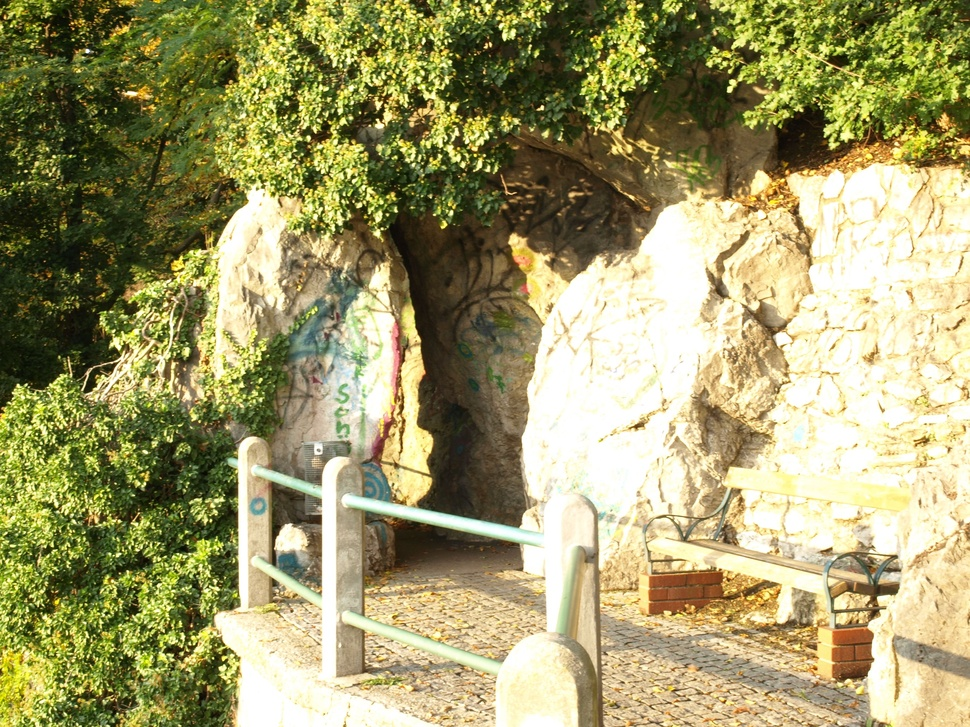
%> input picture 数字图像处理实验学长1资料/XJTU-Digital-Imagings-Process-Project-and-Experiments-main/Main Codes/homework2/Image A.jpg, 970 x 727 px, shrunk from 3648 x 2736 before the run
$ octave Untitled.m   (GNU Octave 9; MATLAB toolbox functions it lacks are replaced by stand-ins)
%> lines starting %> are read from the running program, lines starting %| are printed output that depends on the picture
clc
clear
% 通过Harris角点检测算法来实现两张图像的配准。
%
% 1. 初始化
%
% 2. 读取图像：使用`imread`函数读取两张图像文件，分别命名为`ImageA`和`ImageB`。
%
% 3. 灰度转换：将读取的彩色图像转换为灰度图像，以便进行角点检测。
%
% 4. 图像预处理：对灰度图像的像素值进行取反操作，这样做可以增强图像的对比度，使得角点更加明显，便于检测。
%
% 5. 角点检测：使用`detectHarrisFeatures`函数检测两张灰度图像上的角点。这个函数会返回一个包含角点位置和度量信息的角点对象。
%
% 6. 角点选择：通过`selectStrongest`函数从检测到的角点中选择最强的50个角点。
%
% 7. 显示角点：在两个图形窗口中分别显示两张灰度图像，并在图像上标出选定的角点。
%
% 8. 特征提取：使用`extractFeatures`函数从两张图像中提取选定角点的特征向量。
%
% 9. 特征匹配：使用`matchFeatures`函数匹配两组特征向量，找出相似的特征对。
%
% 10. 选择匹配对：从匹配结果中选择前7个最强的匹配对，这些匹配对将用于计算图像之间的仿射变换矩阵。
%
% 11. 显示匹配结果：使用`showMatchedFeatures`函数显示两张图像的拼接，并用线段连接匹配的角点，以可视化配准情况。
%
% 12. 计算仿射变换矩阵：将匹配的角点位置转换为双精度浮点数，然后使用`cp2tform`函数根据这些点计算从`ImageB`到`ImageA`的仿射变换矩阵。
%
% 13. 图像变换：使用`imtransform`函数根据计算得到的仿射变换矩阵，将`ImageB`进行变换，得到配准后的图像`B_out`。
%
% 14. 显示变换后的图像：在新的图形窗口中显示参考图像`ImageA`和变换后的图像`B_out`。
%
% 15. 检验变换准确性：输出变换对象中的仿射变换矩阵`tform.tdata.T`，用于检验变换的准确性。


% 读取两张图像
ImageA=imread('Image A.jpg');
%> ImageA is the input picture: size 727x970x3 uint8; mean R, G, B 159.4, 154.6, 106.2
ImageB=imread('Image B.jpg');
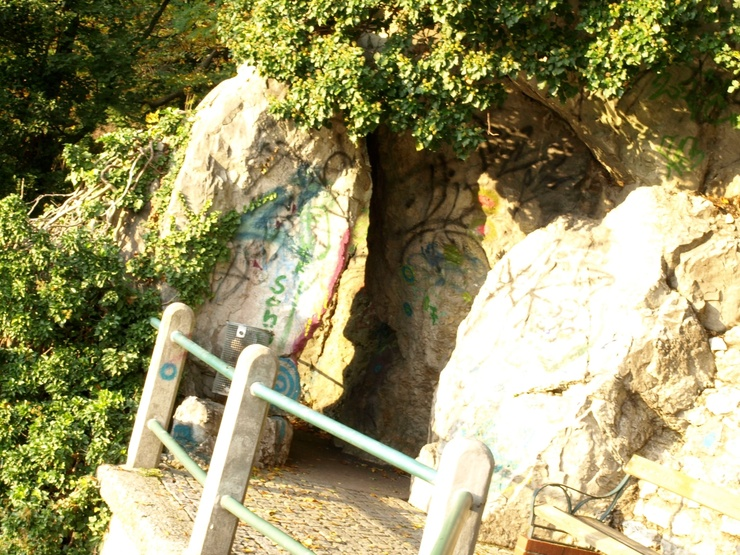
%> input picture 数字图像处理实验学长1资料/XJTU-Digital-Imagings-Process-Project-and-Experiments-main/Main Codes/homework2/Image B.jpg, 740 x 555 px, shrunk from 2785 x 2089 before the run
%> ImageB is the input picture: size 555x740x3 uint8; mean R, G, B 151.3, 145.9, 102.9

% 将两张图像转换为灰度图像
A_gray=rgb2gray(ImageA);
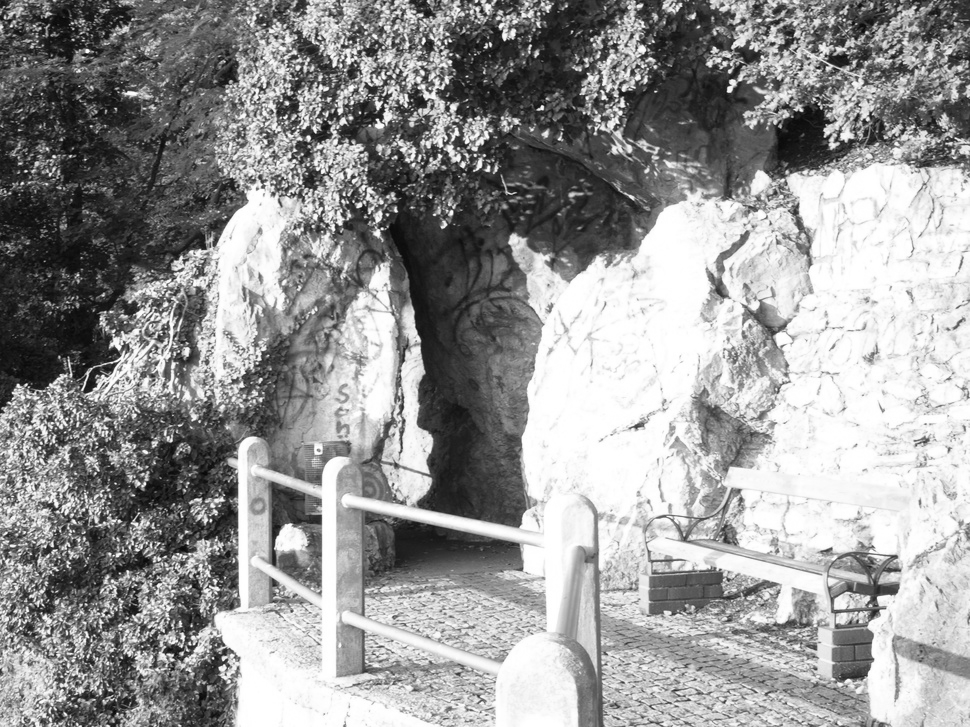
%> A_gray: size 727x970 uint8; min 5, max 255, mean 150.5
B_gray=rgb2gray(ImageB);

% 将两张灰度图像的像素值取反，即黑白颠倒，
% 这样可以增强图像的对比度，便于检测角点
A_gray=255-A_gray;
B_gray=255-B_gray;
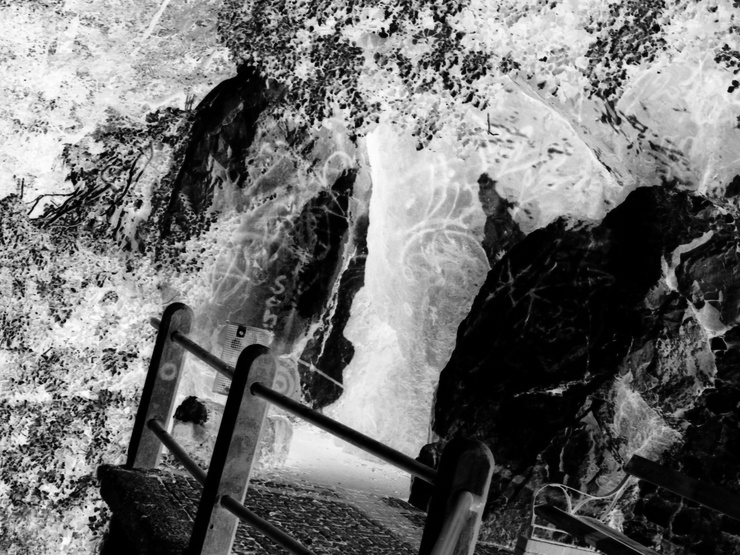
%> B_gray: size 555x740 uint8; min 0, max 254, mean 112.4

%运用Harris角点检测算法，找到两张图上的角点
%返回一个角点对象，包含角点的位置和度量
A_points=detectHarrisFeatures(A_gray);
%> A_points = 6176 points; strongest (x, y): (378, 120), (543, 107), (382, 230), (505, 41), (361, 113)
B_points=detectHarrisFeatures(B_gray);
%> B_points = 2990 points; strongest (x, y): (546, 58), (383, 29), (478, 91), (32, 351), (87, 508)

% 从角点对象中选择最强的50个角点，返回一个新的角点对象
A_points=selectStrongest(A_points,50);
%> A_points = 50 points; strongest (x, y): (378, 120), (543, 107), (382, 230), (505, 41), (361, 113)
B_points=selectStrongest(B_points,50);
%> B_points = 50 points; strongest (x, y): (546, 58), (383, 29), (478, 91), (32, 351), (87, 508)

% 在第一个图形窗口中显示A_gray图像,并在图像上显示50个角点
figure;
imshow(A_gray);
title('ImageA上的50个角点');
hold on;
plot(A_points);
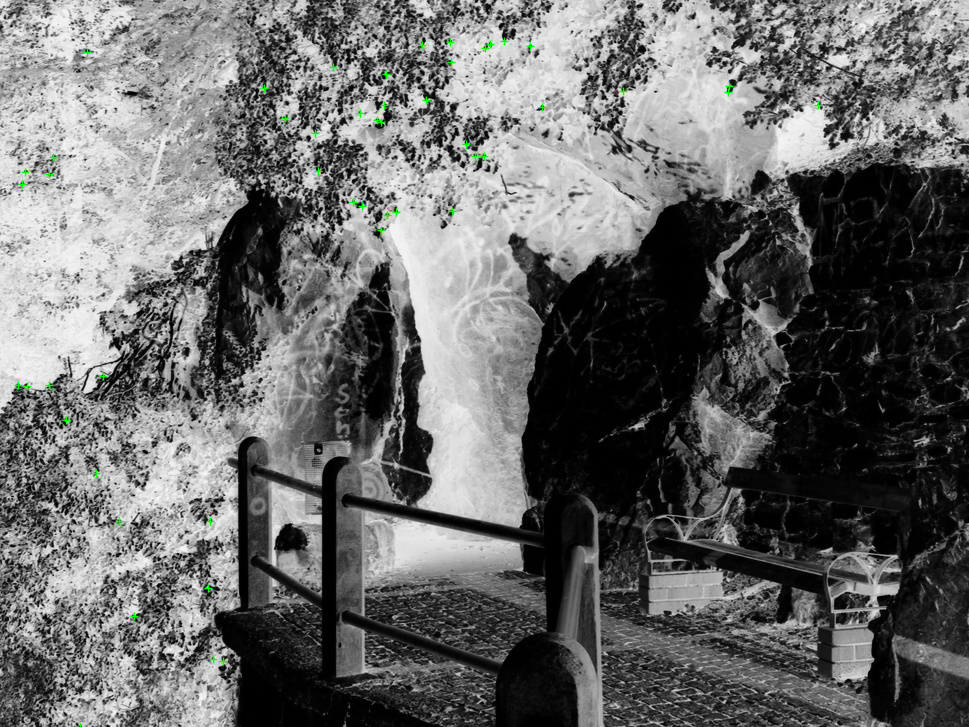
%> figure redrawn from the program's plot data; its title reads 'ImageA上的50个角点'

% 在第二个图形窗口中显示B_gray图像，并在图像上显示50个角点
figure;
imshow(B_gray);
title('ImageB上的50个角点');
hold on;
plot(B_points);
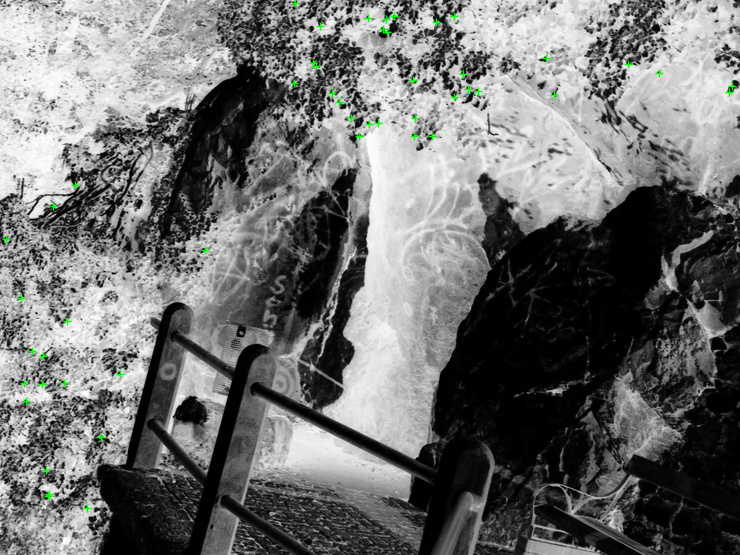
%> figure redrawn from the program's plot data; its title reads 'ImageB上的50个角点'

% 将两张图上的特征节点配准，只需要7个最强的点
% 从两张图像中提取角点的特征向量，返回一个特征向量矩阵和一个位置矩阵
[f1,arixA_matrix]=extractFeatures(A_gray,A_points);
%> arixA_matrix = 35 points; strongest (x, y): (378, 120), (543, 107), (382, 230), (361, 113), (819, 105)
[f2,arixB_matrix]=extractFeatures(B_gray,B_points);
%> arixB_matrix = 26 points; strongest (x, y): (478, 91), (120, 374), (101, 437), (378, 123), (359, 136)

% 将两个特征向量矩阵进行匹配，
% 返回一个匹配对矩阵，每一行表示一对匹配的角点的索引
pairs=matchFeatures(f1,f2);
%> pairs = [3 5; 7 2; 8 7; 10 1; 12 13; 14 4; 20 8; 24 11; 27 12; 30 14; 35 19]

% 从匹配对矩阵中选择前7个匹配对，分别获取它们在A和B图像中的位置矩阵
matchedPointsA=arixA_matrix(pairs(1:7,1));
%> matchedPointsA = 7 points; (x, y): (382, 230), (211, 521), (467, 144), (485, 156), (476, 156), (397, 212), (319, 171)
matchedPointsB=arixB_matrix(pairs(1:7,2));
%> matchedPointsB = 7 points; (x, y): (478, 91), (120, 374), (378, 123), (359, 136), (463, 74), (313, 63), (468, 89)

% 显示A和B图像的拼接，并用红色线段连接匹配的角点
figure;
showMatchedFeatures(ImageA,ImageB,matchedPointsA,matchedPointsB,'montage');
title('Harris角点检测的配准情况');
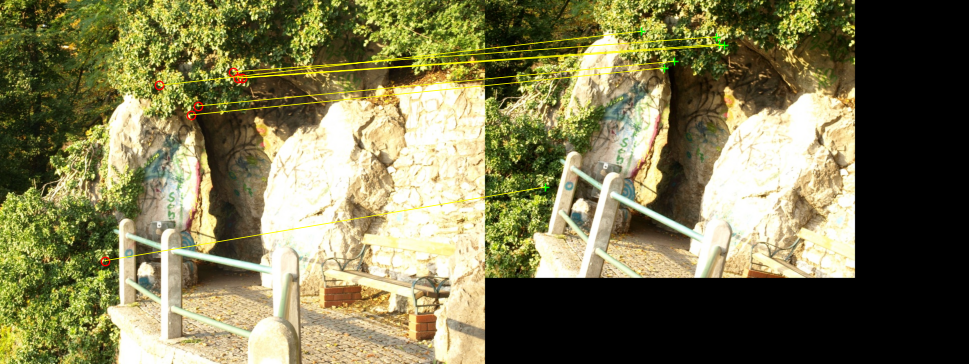
%> figure redrawn from the program's plot data; shown at 1/2 size; its title reads 'Harris角点检测的配准情况'

% 将匹配的角点的位置矩阵转换为双精度浮点数，便于计算仿射变换矩阵
arixA=double(matchedPointsA.Location);
%> arixA = [382 230; 211 521; 467 144; 485 156; 476 156; 397 212; 319 171]
arixB=double(matchedPointsB.Location);
%> arixB = [359 136; 120 374; 463 74; 478 91; 468 89; 378 123; 313 63]

% 根据匹配的角点的位置，计算从B图像到A图像的仿射变换矩阵，
% 返回一个变换对象
tform=cp2tform(arixB,arixA,'affine');
%> tform = {ndims_in 2, ndims_out 2}

% 根据变换对象，将B图像进行仿射变换，得到变换后的图像B_out
B_out=imtransform(ImageB,tform);
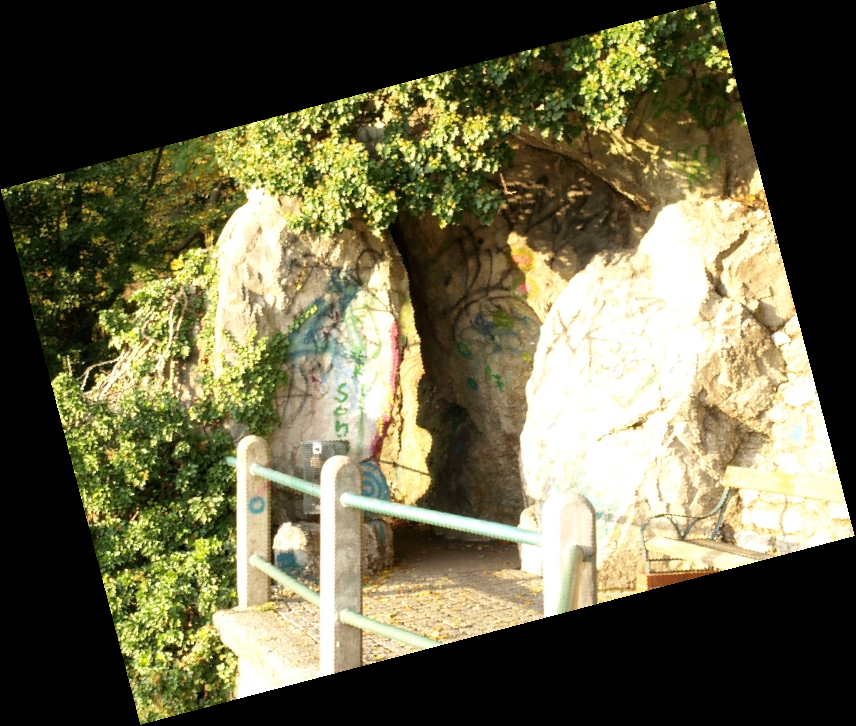
%> B_out: size 726x856x3 uint8; mean R, G, B 104.2, 100.6, 72.4

% 显示A和B_out图像
figure;
imshow(ImageA);
title('参考图像')

figure;
imshow(B_out);
title('输出图像')

% 显示变换对象中的仿射变换矩阵，用于检验变换的准确性
tform.tdata.T
%> ans = [0.967 -0.256 0; 0.252 0.967 0; 0.584 190.1 1]
